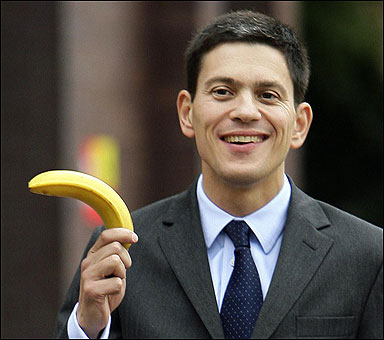
#> input picture testing/bananas-main.jpg, 384 x 340 px, given in place of the camera
$ python video_colour_detect.py
#> lines starting #> are read from the running program, lines starting #| are printed output that depends on the picture; after the words box and inside, x2 and y2 are one past the last pixel; in counts of white or black regions, pixels touching at a corner belong together
# import the necessary packages
from collections import deque
import numpy as np
import imutils
import cv2

# define the lower and upper boundaries of the object
colourLower = (86, 31, 4)
colourUpper = (246, 94, 56)

# initialize the list of tracked points, the frame counter,
# and the coordinate deltas
linelength = 16
pts = deque(maxlen=linelength)
counter = 0
(dX, dY) = (0, 0)
direction = ""

camera = cv2.VideoCapture(0)

# keep looping
while True:
    # grab the current frame
    (grabbed, frame) = camera.read()
#> frame is the input picture: shape (340, 384, 3); mean B, G, R 66.1, 73.9, 80.8

    # resize the frame, blur it, and convert it to the HSV
    # color space
    frame = imutils.resize(frame, width=600)
#> frame: shape (531, 600, 3)
    # blurred = cv2.GaussianBlur(frame, (11, 11), 0)
    # hsv = cv2.cvtColor(frame, cv2.COLOR_BGR2HSV)

    # construct a mask for the color "green", then perform
    # a series of dilations and erosions to remove any small
    # blobs left in the mask
    mask = cv2.inRange(frame, colourLower, colourUpper)
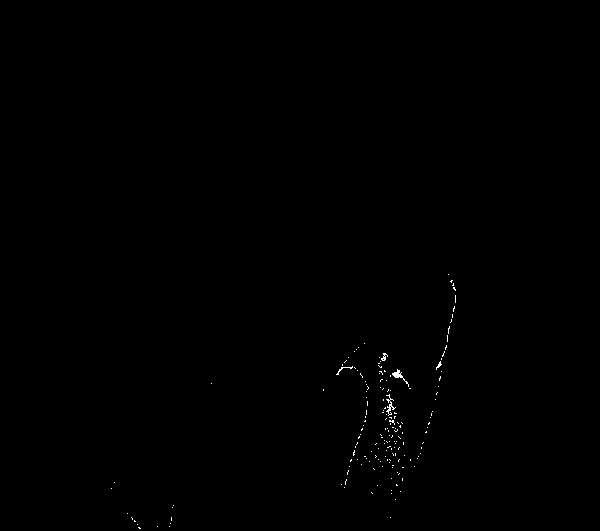
#> mask: shape (531, 600); 0.19% white in thin lines or dots, all inside (x1, y1, x2, y2) = (111, 274, 456, 529)
    mask = cv2.erode(mask, None, iterations=2)
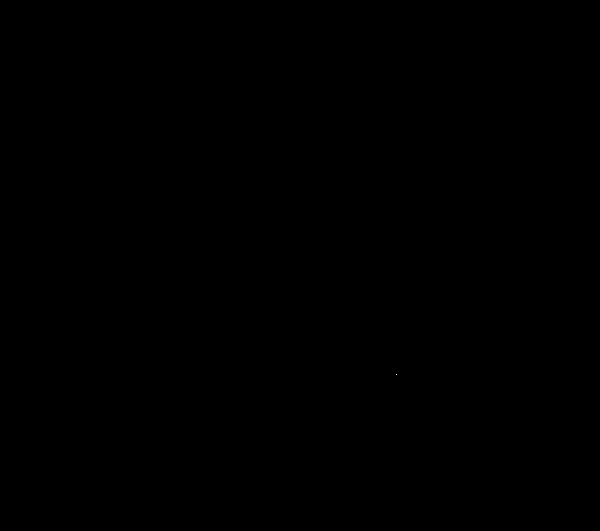
#> mask: shape (531, 600); 0% white in thin lines or dots, all inside (x1, y1, x2, y2) = (396, 374, 397, 375)
    mask = cv2.dilate(mask, None, iterations=2)
#> mask: shape (531, 600); 0.01% white; 1 white region, box (x1, y1, x2, y2) and area: (394, 372, 399, 377) 25

    # find contours in the mask and initialize the current
    # (x, y) center of the ball
    cnts = cv2.findContours(mask.copy(), cv2.RETR_EXTERNAL,
                            cv2.CHAIN_APPROX_SIMPLE)[-2]
#> cnts = [[[394, 372], [394, 376], [398, 376], [398, 372]]]
    center = None

    # only proceed if at least one contour was found
    if len(cnts) > 0:
        # find the largest contour in the mask, then use
        # it to compute the minimum enclosing circle and
        # centroid
        c = max(cnts, key=cv2.contourArea)
#> c = [[394, 372], [394, 376], [398, 376], [398, 372]]
        ((x, y), radius) = cv2.minEnclosingCircle(c)
#> x = 396; y = 374; radius = 2.83
        M = cv2.moments(c)
#> M = moments, m00 16, centre m10/m00, m01/m00 = (396, 374)
        center = (int(M["m10"] / M["m00"]), int(M["m01"] / M["m00"]))
#> center = (396, 374)

        # only proceed if the radius meets a minimum size
        if radius > 10:
            # draw the circle and centroid on the frame,
            # then update the list of tracked points
            cv2.circle(frame, (int(x), int(y)), int(radius),
                       (0, 255, 255), 2)
            cv2.circle(frame, center, 5, (0, 0, 255), -1)
            pts.appendleft(center)

    # loop over the set of tracked points
    for i in np.arange(1, len(pts)):
        # if either of the tracked points are None, ignore
        # them
        if pts[i - 1] is None or pts[i] is None:
            continue

        # otherwise, compute the thickness of the line and
        # draw the connecting lines
        thickness = int(np.sqrt(linelength / float(i + 1)) * 2.5)
        cv2.line(frame, pts[i - 1], pts[i], (0, 0, 255), thickness)

    # show the frame to our screen and increment the frame counter
    cv2.imshow("Frame", frame)
    key = cv2.waitKey(1) & 0xFF
#> (key q is pressed here)
    counter += 1

    # if the 'q' key is pressed, stop the loop
    if key == ord("q"):
        break

# cleanup the camera and close any open windows
camera.release()
cv2.destroyAllWindows()
